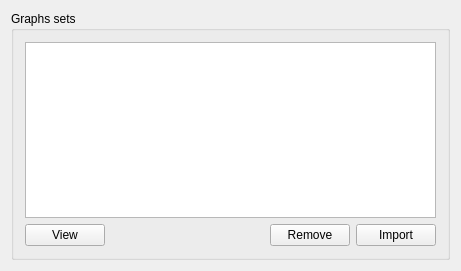
<?xml version="1.0" encoding="UTF-8"?>
<ui version="4.0">
 <class>GraphManagerWidgetUi</class>
 <widget class="QWidget" name="GraphManagerWidgetUi">
  <property name="geometry">
   <rect>
    <x>0</x>
    <y>0</y>
    <width>461</width>
    <height>271</height>
   </rect>
  </property>
  <property name="windowTitle">
   <string>Graphs Manager</string>
  </property>
  <property name="windowIcon">
   <iconset resource="C:/dev/AnyWaveGitlab/resources/AnyWave.qrc">
    <normaloff>:/images/AnyWave_icon.png</normaloff>:/images/AnyWave_icon.png</iconset>
  </property>
  <layout class="QVBoxLayout" name="verticalLayout_2">
   <item>
    <widget class="QGroupBox" name="groupBox">
     <property name="title">
      <string>Graphs sets</string>
     </property>
     <layout class="QVBoxLayout" name="verticalLayout">
      <item>
       <widget class="QTableView" name="tableView">
        <property name="editTriggers">
         <set>QAbstractItemView::NoEditTriggers</set>
        </property>
        <property name="selectionBehavior">
         <enum>QAbstractItemView::SelectRows</enum>
        </property>
        <attribute name="verticalHeaderVisible">
         <bool>false</bool>
        </attribute>
       </widget>
      </item>
      <item>
       <layout class="QHBoxLayout" name="horizontalLayout">
        <item>
         <widget class="QPushButton" name="buttonView">
          <property name="text">
           <string>View</string>
          </property>
         </widget>
        </item>
        <item>
         <spacer name="horizontalSpacer">
          <property name="orientation">
           <enum>Qt::Horizontal</enum>
          </property>
          <property name="sizeHint" stdset="0">
           <size>
            <width>40</width>
            <height>20</height>
           </size>
          </property>
         </spacer>
        </item>
        <item>
         <widget class="QPushButton" name="buttonRemove">
          <property name="text">
           <string>Remove</string>
          </property>
         </widget>
        </item>
        <item>
         <widget class="QPushButton" name="buttonImport">
          <property name="text">
           <string>Import</string>
          </property>
         </widget>
        </item>
       </layout>
      </item>
     </layout>
    </widget>
   </item>
  </layout>
 </widget>
 <layoutdefault spacing="6" margin="11"/>
 <resources>
  <include location="C:/dev/AnyWaveGitlab/resources/AnyWave.qrc"/>
 </resources>
 <connections/>
</ui>
